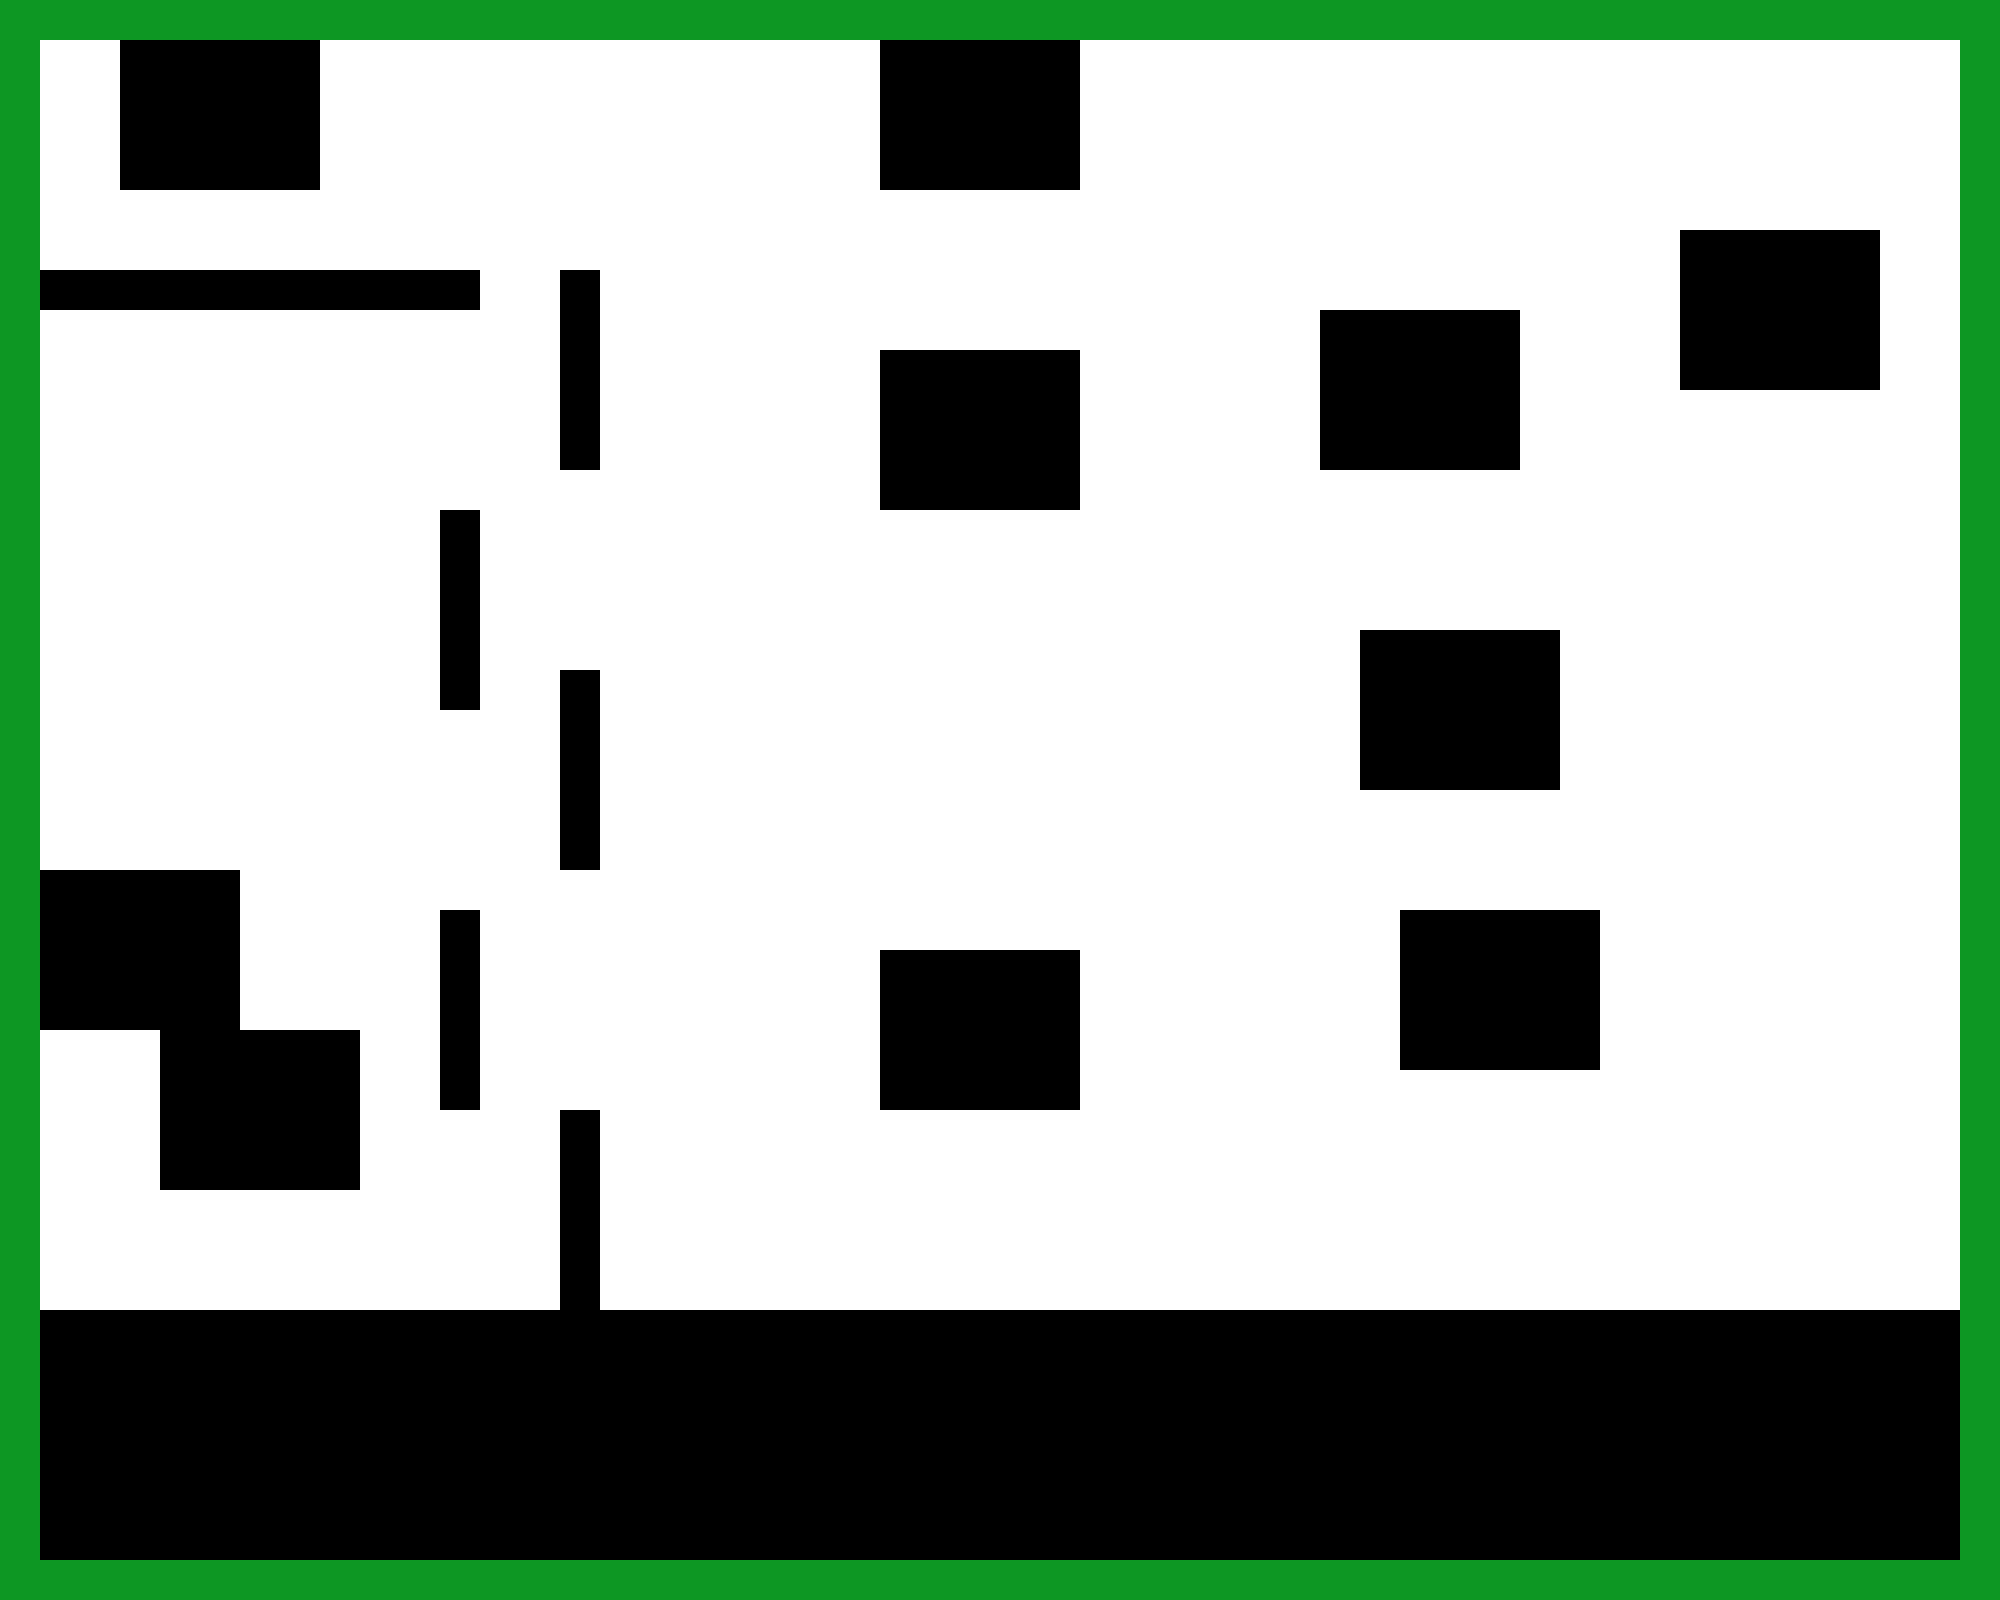

A 2D game scene composited from a Tiled map and its tileset images. What follows is a short description and the map's XML, with each tile layer's data collapsed to a summary:
An orthogonal 50x40 tile map with 40x40 px tiles, 3 tile layers (块层 2, 块层 1, 块层 3), 5 tilesets.

<map version="1.0" tiledversion="1.1.5" orientation="orthogonal" renderorder="right-up" width="50" height="40" tilewidth="40" tileheight="40" infinite="0" nextobjectid="1">
 <tileset firstgid="1" source="blank.tsx" />
 <tileset firstgid="25" source="black.tsx" />
 <tileset firstgid="217" source="seedz.tsx" />
 <tileset firstgid="218" source="HelloWorld.tsx" />
 <tileset firstgid="242" source="menu.tsx" />
 <layer name="块层 2" width="50" height="40">
  <data>[2000 cells, 2000 non-empty, 24 distinct tile ids]</data>
 </layer>
 <layer name="块层 1" width="50" height="40">
  <data>[2000 cells, 2000 non-empty, 52 distinct tile ids]</data>
 </layer>
 <layer name="块层 3" width="50" height="40">
  <data>[2000 cells, 176 non-empty, 11 distinct tile ids]</data>
 </layer>
</map>
